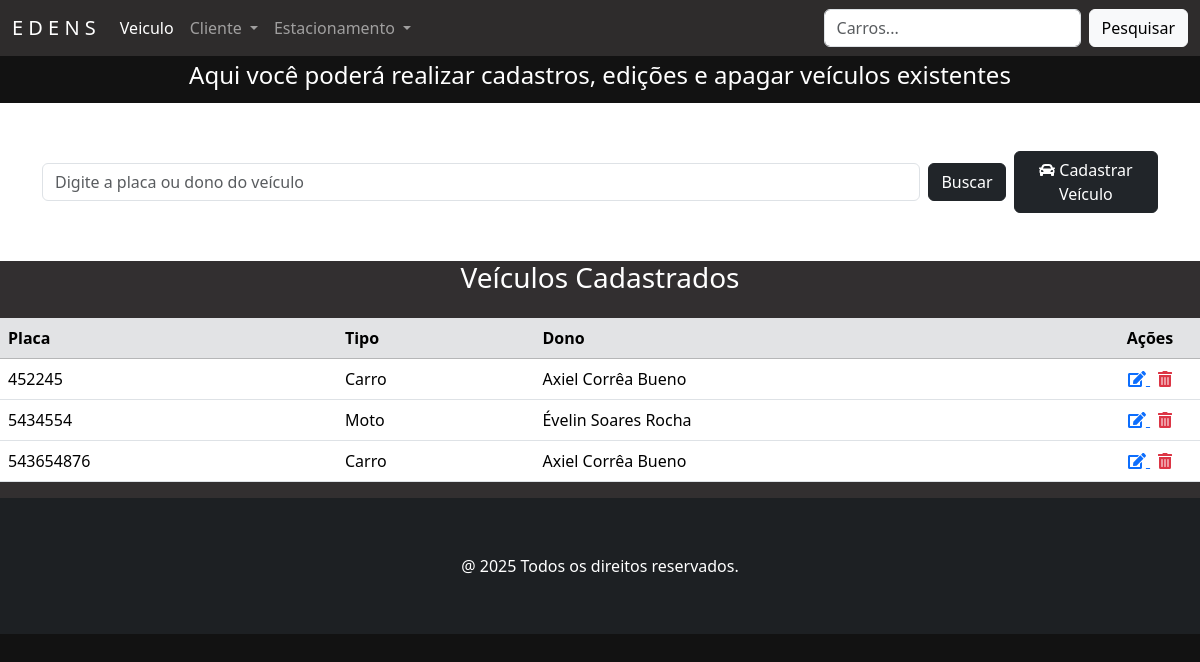
The page /veiculos/ on the database its author committed.
### veiculo/models.py (models this page shows, shortened)
class Veiculo(models.Model):
    placa = models.CharField('Placa', max_length=10, unique=True, help_text='Placa do veículo')
    tipo = models.CharField('Tipo de Veículo', max_length=20, choices=TIPO_VEICULO)
    dono = models.ForeignKey(Cliente, on_delete=models.CASCADE, related_name='veiculos', default=1)
    class Meta:
        verbose_name = 'Veículo'
        verbose_name_plural = 'Veículos'

### pessoa/models.py (models this page shows, shortened)
class Pessoa(models.Model):
    nome = models.CharField('Nome', max_length=50, help_text='Nome completo')
    cpf = models.CharField('CPF', max_length=11, help_text='CPF completo', unique=True)
    fone = models.CharField('Fone', max_length=11, help_text='Número de telefone', unique=True)
    email = models.EmailField('Email', max_length=100, unique=True, null=True, blank=True)
    class Meta:
        abstract = True

class Cliente(Pessoa):
    endereco = models.CharField('Endereço', max_length=100, help_text='Endereço Completo')
    empresa = models.ManyToManyField(Juridico, blank=True, related_name='clientes')
    class Meta:
        verbose_name = 'Cliente'
        verbose_name_plural = 'Clientes'

### veiculo/views.py (the view)
# urls.py: path('veiculos/', VeiculoView.as_view(), name='veiculo'),
class VeiculoView(ListView):
    model = Veiculo
    template_name = 'veiculos.html'
    def get_queryset(self):
        buscar = self.request.GET.get('buscar')
        qs = super(VeiculoView, self).get_queryset()
        if buscar:
            qs = qs.filter(placa__icontains=buscar)
        if qs.count() > 0:
            paginator = Paginator(qs, 10)
            listagem = paginator.get_page(self.request.GET.get('page'))
            return listagem
        else:
            return messages.info(self.request, 'Não existem veículos cadastrados.')

### veiculo/templates/veiculos.html (shortened to what this page needs)
{% extends 'principal.html' %}
{% load django_bootstrap5 %}
{% load static %}
{% block content %}
<div class="contaier-flex text-center text-white" style="background-color: #121212; padding: 5px">
    <h4>Aqui você poderá realizar cadastros, edições e apagar veículos existentes</h4>
</div>
<section class="section">
    <div class="container mb-5 mt-5">
        <form action="" method="GET" class="d-flex justify-content-start align-items-center gap-2">
            <input class="form-control" type="text" name="buscar" value="{{ request.GET.buscar }}"
                   placeholder="Digite a placa ou dono do veículo" style="max-width: 900px;">
            <button type="submit" class="btn btn-dark">Buscar</button>
            <a href="{% url 'veiculo_adicionar' %}" class="btn btn-dark">
                <i class="fas fa-car"></i> Cadastrar Veículo
            </a>
        </form>
    </div>
</section>
{% if object_list %}
<div class="card-body" style="background-color: #322f30">
    <h3 class="text-center text-white mb-4">Veículos Cadastrados</h3>
    <div class="table-responsive">
        <table class="table table-hover">
            <thead class="table-secondary">
                <tr>
                    <th>Placa</th>
                    <th>Tipo</th>
                    <th>Dono</th>
                    <th style="width: 100px; text-align: center">Ações</th>
                </tr>
            </thead>
            <tbody>
                {% for veiculo in object_list %}
                <tr>
                    <td>{{ veiculo.placa }}</td>
                    <td>{{ veiculo.tipo }}</td>
                    <td>{{ veiculo.dono.nome }}</td>
                    <td class="text-center">
                        <a href="{% url 'veiculo_editar' veiculo.pk %}" class="me-2" title="Editar">
                            <i class="fas fa-edit"></i>
                        </a>
                        <a href="{% url 'veiculo_apagar' veiculo.pk %}" title="Apagar" class="text-danger">
                            <i class="fas fa-trash-alt"></i>
                        </a>
                    </td>
                </tr>
                {% endfor %}
            </tbody>
        </table>
    </div>
</div>
{% else %}
    <p class="text-center mt-4 text-white">Nenhum veículo encontrado.</p>
{% endif %}
{% endblock %}

### static/css/estilos.css (style rules this page uses)
body:not(.navbar-custom) { background-color: #121212; }

### rows shown on the page
Veiculo: placa "452245", tipo "Carro", dono.nome "Axiel Corrêa Bueno"
Veiculo: placa "5434554", tipo "Moto", dono.nome "Évelin Soares Rocha"
Veiculo: placa "543654876", tipo "Carro", dono.nome "Axiel Corrêa Bueno"
